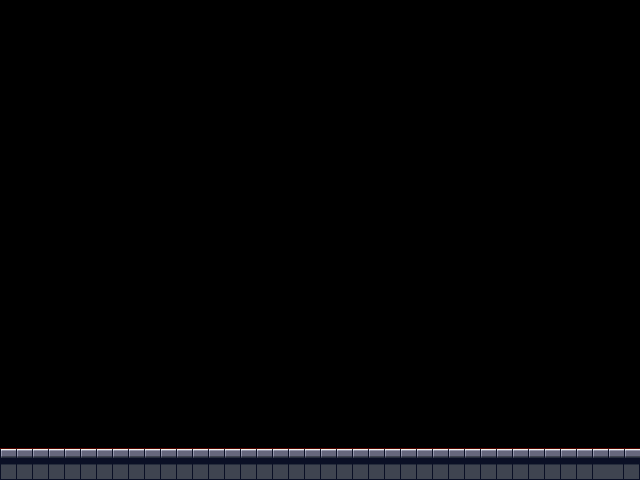

Below is a game level as drawn by its tile map, then a one-line description and the .tmx that defines it (tile-layer data replaced by summaries):
An orthogonal 40x30 tile map with 16x16 px tiles, 2 tile layers (collision, room), 2 tilesets.

<map version="1.0" orientation="orthogonal" width="40" height="30" tilewidth="16" tileheight="16">
 <tileset firstgid="1" name="collision" tilewidth="16" tileheight="16">
  <image source="red.png" width="128" height="51" />
 </tileset>
 <tileset firstgid="25" name="walls" tilewidth="16" tileheight="16">
  <image source="fetch.png" width="128" height="64" />
 </tileset>
 <layer name="collision" width="40" height="30">
  <data>[1200 cells, 80 non-empty, 1 distinct tile ids]</data>
 </layer>
 <layer name="room" width="40" height="30">
  <data>[1200 cells, 80 non-empty, 3 distinct tile ids]</data>
 </layer>
</map>
